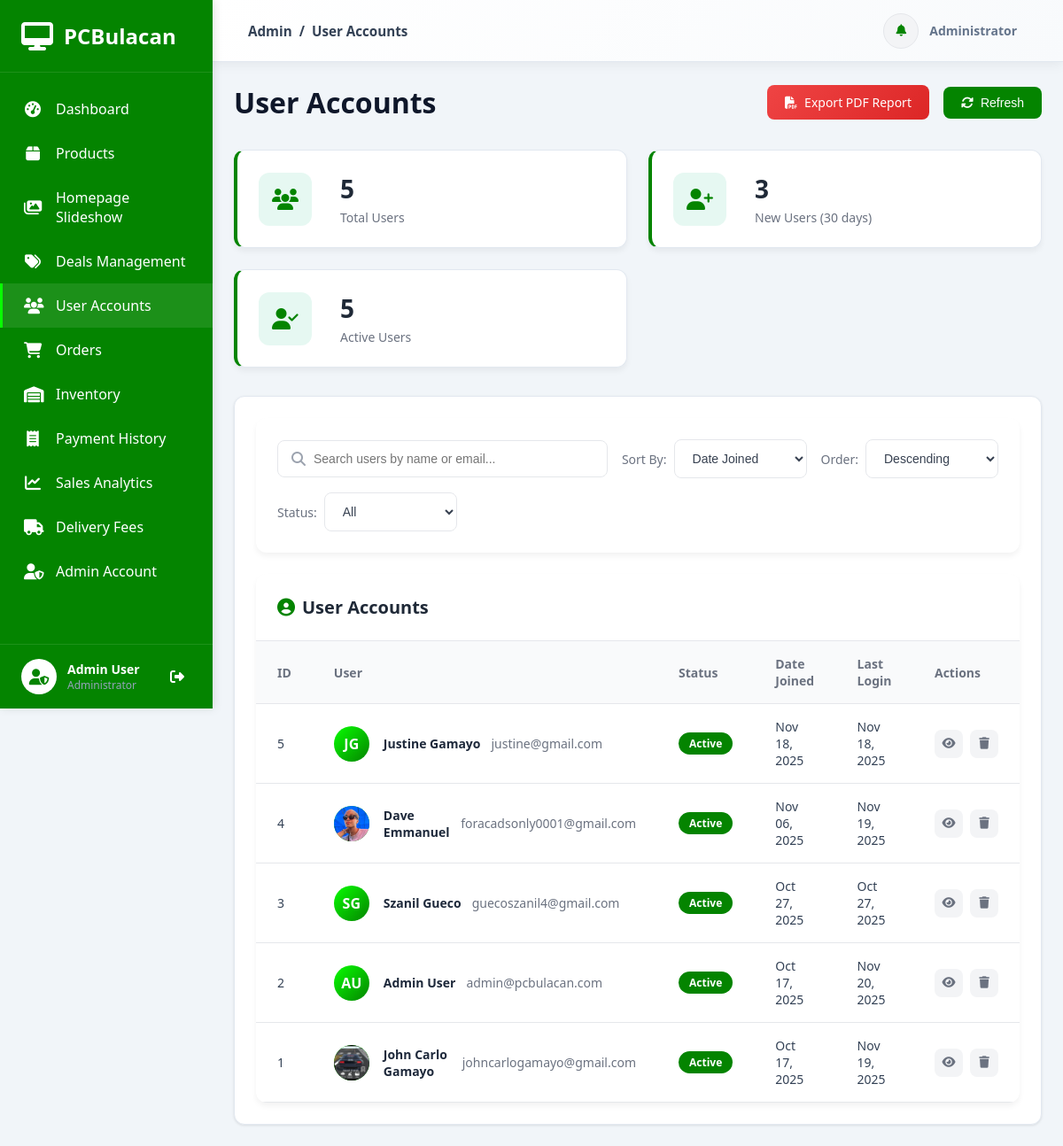
/dashboard/users/ (signed in), run on an earlier commit of the app's database.
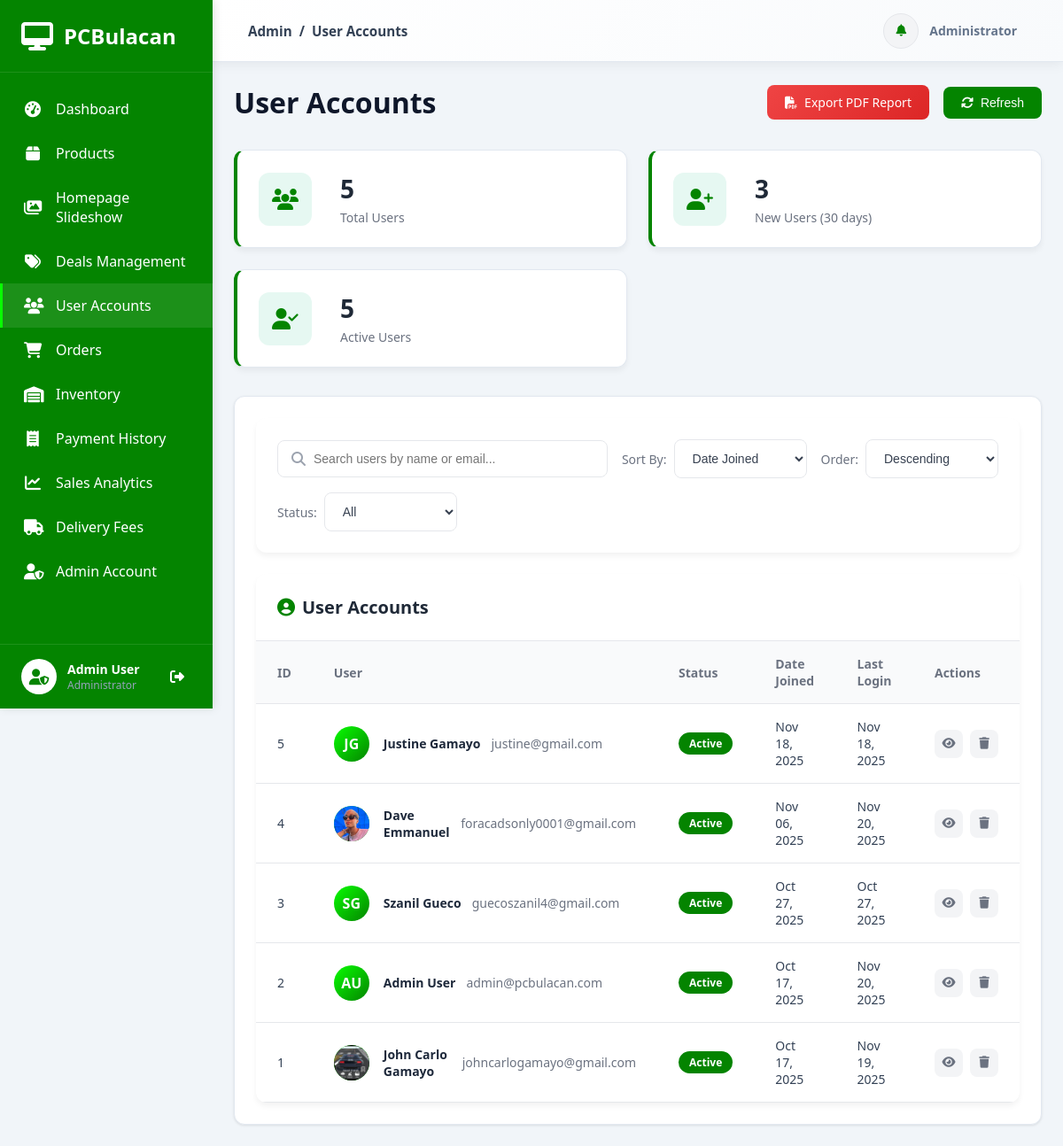
And on a later commit of the database.
### accounts/models.py (models this page shows, shortened)
class User(AbstractUser):
    username = None
    email = models.EmailField(_('email address'), unique=True)
    phone = models.CharField(max_length=20, blank=True, null=True)
    address = models.TextField(blank=True, null=True)
    city = models.CharField(max_length=100, blank=True, null=True)
    state = models.CharField(max_length=100, blank=True, null=True)
    zip_code = models.CharField(max_length=10, blank=True, null=True)
    profile_picture = models.ImageField(upload_to='profile_pictures/', blank=True, null=True)
    USERNAME_FIELD = 'email'
    REQUIRED_FIELDS = ['first_name', 'last_name']
    objects = UserManager()
    class Meta:
        db_table = 'accounts_user'
        verbose_name = 'User'
        verbose_name_plural = 'Users'
        ordering = ['-date_joined']
    def get_full_name(self):
        full_name = f'{self.first_name} {self.last_name}'
        return full_name.strip()

### dashboard/views.py (the view)
# urls.py: path('users/', views.manage_users, name='manage_users'),
@staff_member_required
def manage_users(request):
    from datetime import datetime, timedelta
    from django.db.models import Count, Sum, Q
    users = User.objects.all().order_by('-date_joined')
    total_users = users.count()
    thirty_days_ago = datetime.now() - timedelta(days=30)
    new_users_30days = users.filter(date_joined__gte=thirty_days_ago).count()
    active_users = users.filter(is_active=True).count()
    context = {
        'users': users,
        'total_users': total_users,
        'new_users_30days': new_users_30days,
        'active_users': active_users,
    }
    return render(request, 'dashboard/manage_users.html', context)

### orders/context_processors.py (called while the page is built)
def cart_context(request):
    if request.user.is_authenticated:
        cart, created = Cart.objects.get_or_create(user=request.user)
        return {
            'cart': cart,
            'cart_count': cart.unique_items_count  # Count unique products, not total quantity
        }
    return {
        'cart': None,
        'cart_count': 0
    }

### orders/models.py (called while the page is built)
    @property
    def unique_items_count(self):
        return self.items.count()

### templates/dashboard/manage_users.html (shortened to what the changed rows need)
{% extends 'admin_base.html' %}
{% load static %}
{% block content %}
<div class="admin-content">
    <div class="dashboard-wrapper">
        <div class="dashboard-header-section">
            <h1 class="dashboard-title">User Accounts</h1>
        </div>
        <div class="dashboard-card">
            <div class="card-body">
                <div class="users-table-container">
                    <div class="users-table-header">
                        <h2 class="users-table-title">
                            <i class="fas fa-user-circle"></i> User Accounts
                        </h2>
                    </div>
                    <div class="table-responsive">
                        {% if users %}
                        <table class="users-table">
                            <thead>
                                <tr>
                                    <th>ID</th>
                                    <th>User</th>
                                    <th>Status</th>
                                    <th>Date Joined</th>
                                    <th>Last Login</th>
                                    <th>Actions</th>
                                </tr>
                            </thead>
                            <tbody id="usersTableBody">
                                {% for user in users %}
                                <tr data-user-id="{{ user.id }}" data-name="{{ user.get_full_name|lower }}"
                                    data-email="{{ user.email|lower }}"
                                    data-status="{% if user.is_active %}active{% else %}inactive{% endif %}">
                                    <td>{{ user.id }}</td>
                                    <td>
                                        <div class="user-profile">
                                            <div class="profile-image">
                                                {% if user.profile_picture %}
                                                <img src="{{ user.profile_picture.url }}" alt="Profile Picture">
                                                {% else %}
                                                {{ user.first_name.0|upper }}{{ user.last_name.0|upper }}
                                                {% endif %}
                                            </div>
                                            <div class="user-info">
                                                <div class="user-name" style="color: #1e293b;">{{ user.get_full_name }}</div>
                                                <div class="user-email">{{ user.email }}</div>
                                            </div>
                                        </div>
                                    </td>
                                    <td>
                                        <span
                                            class="status-badge {% if user.is_active %}active{% else %}inactive{% endif %}">
                                            {% if user.is_active %}Active{% else %}Inactive{% endif %}
                                        </span>
                                    </td>
                                    <td>{{ user.date_joined|date:"M d, Y" }}</td>
                                    <td>{{ user.last_login|date:"M d, Y"|default:"Never" }}</td>
                                    <td>
                                        <div class="row-actions">
                                            <button class="btn-icon view" onclick="viewUser({{ user.id }})"
                                                title="View Details">
                                                <i class="fas fa-eye"></i>
                                            </button>
                                            <button class="btn-icon delete"
                                                onclick="openDeleteModal({{ user.id }}, '{{ user.get_full_name }}', '{{ user.email }}')"
                                                title="Delete User">
                                                <i class="fas fa-trash"></i>
                                            </button>
                                        </div>
                                    </td>
                                </tr>
                                {% endfor %}
                            </tbody>
                        </table>
                        {% endif %}
                    </div>
                </div>
            </div>
        </div>
    </div>
</div>
{% endblock %}

What changed in the data, as far as the page shows it:
changed User "Dave Emmanuel": last_login "Nov 19, 2025" → "Nov 20, 2025"
